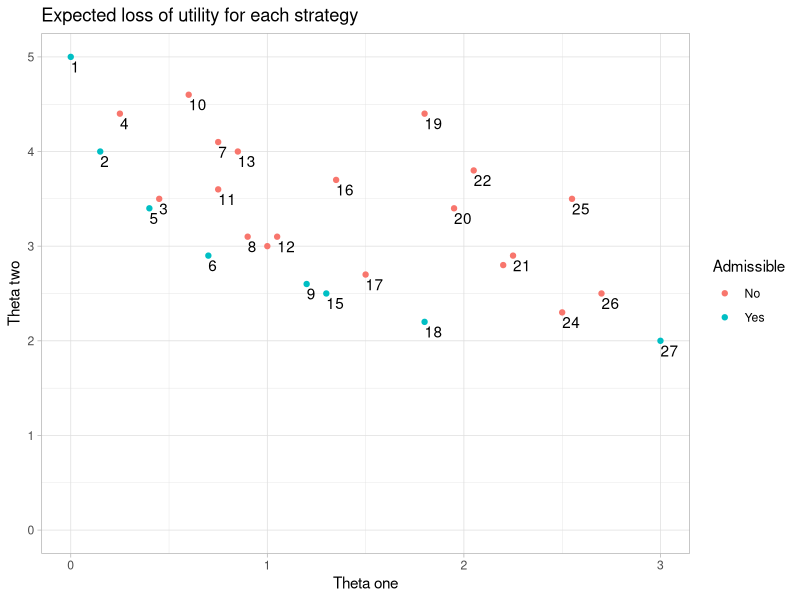

Generate this figure with R: (Note: this script raises an error after producing the figure.)
## ---- chunk 1
knitr::opts_chunk$set(echo = TRUE)
## ---- chunk 2
suppressPackageStartupMessages(library(ggplot2))
suppressPackageStartupMessages(library(tidyverse))
## ---- chunk 3
## Mr. Nelson's Loss of Utility l(sigma,alpha) from (pg. 120,table 5.1)
sigma_one <- c(0,1,3)
sigma_two <- c(5,3,2)
Loss_table <- as.data.frame(t(data.frame(sigma_one,sigma_two))) |> 
  rename(a1 = V1, a2 = V2, a3 = V3)

## Weather indication probabilities Table (p121 table 5.2)
sigma_one <- c(0.6,0.25,0.15)
sigma_two <- c(0.2,0.3,0.5)
Weather_table <- as.data.frame(t(data.frame(sigma_one,sigma_two))) |> 
  rename(State_1 = V1, State_2 = V2, State_3 = V3)

## Strategy Table (p121 table 5.3)
Strategy <- as.character(1:27)
x_1 <- c(rep("a1",9),rep("a2",9),rep("a3",9))
x_2 <- rep(c(rep("a1",3), rep("a2",3),rep("a3",3)),3)
x_3 <- rep(c("a1","a2","a3"),9)
Strategy_Table <- data.frame(Strategy,x_1,x_2,x_3)

remove(sigma_one,sigma_two,x_1,x_2,x_3,Strategy)
## ---- chunk 4
# dfs used to assemble action tables--------------------------------------
a1_count <- function(column){a <- str_count(column,"a1")}
a1_df <- as.data.frame(lapply(Strategy_Table[,2:4],a1_count))

a2_count <- function(column){b <- str_count(column,"a2")}
a2_df <- as.data.frame(lapply(Strategy_Table[,2:4],a2_count))

a3_count <- function(column){c <- str_count(column,"a3")}
a3_df <- as.data.frame(lapply(Strategy_Table[,2:4],a3_count))
# ------------------------------------------------------------------------

# setting up classes in order to do matrix multiplication
tw <- as.matrix(t(Weather_table))
a1_df <- as.matrix(a1_df)
a2_df <- as.matrix(a2_df)
a3_df <- as.matrix(a3_df)

# matrix multiplication
tA1 <- t(a1_df %*% tw)
tA2 <- t(a2_df %*% tw)
tA3 <- t(a3_df %*% tw)

EL_calc <- function(strategy){ ### for any strategy 1-27, calculates the EL for sit. 1 and 2
  Action_Probability_Table <- data.frame(p_action1 = tA1[,strategy],
                                         p_action2 = tA2[,strategy],
                                         p_action3 = tA3[,strategy])*Loss_table
  Action_Probability_Table$EL <- rowSums(Action_Probability_Table)
  EL <- Action_Probability_Table[,4]
  EL
}

# Table 5.4
Loss_of_Utility_Table <- as.data.frame(lapply(1:27, EL_calc))
rownames(Loss_of_Utility_Table) <- c("theta_one","theta_two")
colnames(Loss_of_Utility_Table) <- c(1:27)


### setting up table for plot
Loss_of_Utility_Table_Trans <- as.data.frame(t(Loss_of_Utility_Table)) |> 
  rename(EL_Theta_One=theta_one,EL_Theta_Two=theta_two) |> 
  mutate(StrategyNumber = 1:27)
row.names(Loss_of_Utility_Table_Trans) <- 1:27

Admissible_Strategies <- Loss_of_Utility_Table_Trans[c(1,2,5,6,9,15,18,27),]

Loss_of_Utility_Table_Trans$Admissible <- as.factor(ifelse(Loss_of_Utility_Table_Trans$StrategyNumber %in% Admissible_Strategies$StrategyNumber,"Yes","No"))


Plot_Loss <- ggplot(Loss_of_Utility_Table_Trans,aes(EL_Theta_One,EL_Theta_Two))+
  geom_point(aes(color=Admissible))+
  xlim(0,NA)+
  ylim(0,NA)+
  labs(title = "Expected loss of utility for each strategy",
       x = "Theta one",
       y = "Theta two")+
  geom_text(label=rownames(Loss_of_Utility_Table_Trans),
            hjust = 0,
            vjust = 1.3,
            check_overlap = T)+
  theme_light()
# help from https://r-graph-gallery.com/275-add-text-labels-with-ggplot2.html

Loss_of_Utility_Table
Plot_Loss


## ---- chunk 5
knitr::include_graphics("C:/Users/Joe/Desktop/677 Found Stats/677 Final/677Notes/Expected Loss Shaded.png") #when clicking on image under files, open option that says "copy path" and paste into quotes
## ---- chunk 6
#using function above
EL_calc(10)

strategy <- 10

#pasted from first part in function above
Action_Probability_Table <- data.frame(p_action1 = tA1[,strategy],
                                       p_action2 = tA2[,strategy],
                                       p_action3 = tA3[,strategy])*Loss_table

Action_Probability_Table
## ---- chunk 7

